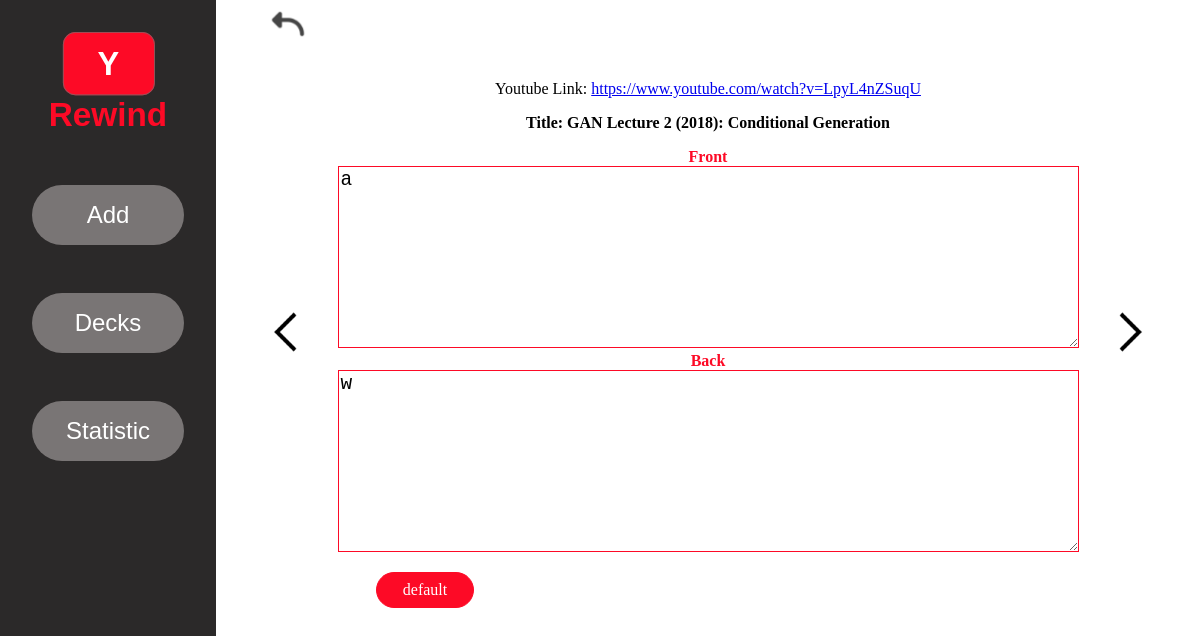
/card/6/ (signed in), run on the app's committed database.
### main/models.py (models this page shows, shortened)
class Card(models.Model):
	STATE = [(NEW, "NEW"), (REVIEW, "REVIEW"), (LEARNING, "LEARNING"), (FINISHED, "FINISHED")]
	deck = models.ForeignKey(Deck, on_delete=models.CASCADE)
	youtube = models.ForeignKey(Youtube, on_delete=models.CASCADE, null=True)
	front_text = models.TextField(max_length=500)
	back_text = models.TextField(max_length=500)
	front_img = models.ImageField(blank=True)
	back_img = models.ImageField(blank=True)
	state = models.CharField(max_length=20, choices=STATE, default=NEW)
	finished_count = models.PositiveSmallIntegerField()
	youtube_timestamp = models.TimeField()
	due_time = models.DateTimeField()

class Youtube(models.Model):
	youtube_link = models.URLField()
	youtube_title = models.CharField(max_length=150)

class Deck(models.Model):
	user = models.ForeignKey(User, on_delete=models.CASCADE)
	deck_name = models.CharField(max_length=30)

### main/views.py (the view)
# urls.py: path('card/<int:pk>/', views.card, name='card'),
@login_required(login_url="/signin/")
def card(request, pk):
	card = Card.objects.get(pk=pk)
	return render(request, 'main/card.html', {'card': card})

### main/templates/main/card.html (shortened to what this page needs)
<!DOCTYPE html>
<html>
    <head>
        {% load static %}
        <link rel="stylesheet" type="text/css" href="{% static 'main/card.css' %}">
    </head>
    <body>
        <aside>
            <div class="logo_div">
                <img class="logo" src="{% static 'main/images/Big_icon.svg' %}" alt="Rewind Logo">
            </div>
            <div class="aside_btn">
                <ul>
                    <li><button>Add</button></li>
                    <li><a href="{% url 'main:home' %}"><button>Decks</button></a></li>
                    <li><button>Statistic</button></li>
                </ul>
            </div>
        </aside>
        <header>
            <a class="back" href="{% url 'main:index' %}video/{{ card.youtube.id }}" ><img src="{% static 'main/images/back.svg' %}" alt="back to previous"></a>
        </header>
        <main>
            <div class="Title">
                <p>Youtube Link: <a href="{{ card.youtube.youtube_link }}" >{{ card.youtube.youtube_link }}</a></p>
                <p>Title: {{ card.youtube.youtube_title }}</p>
            </div>
            <div class="middle_content">
                <div class="previous">
                    <a href="" ><img src="{% static 'main/images/previous.svg' %}"></a>
                </div>
                <div class="card">
                    <label for="front">Front</label><br>
                    <textarea readonly="readonly" id="front" rows="8" cols="60" name="front">{{ card.front_text }}</textarea><br>
                    <label for="back">Back</label><br>
                    <textarea readonly="readonly" id="back" rows="8" cols="60" name="back">{{ card.back_text }}</textarea><br>
                </div>
                <div class="next">
                    <a href="" ><img src="{% static 'main/images/next.svg' %}"></a>
                </div>
            </div>
            <div class="deck">
                <p>{{ card.deck.deck_name}}</p>
            </div>
        </main>
    </body>
</html>

### main/static/main/card.css (style rules this page uses)
body, html { height: 100vh; }
body { margin: 0; display: grid; grid-template-columns: 18% auto; grid-template-rows: 8% auto; grid-template-areas: "sidebar header" "sidebar main"; }
.logo_div { text-align: center; }
.logo { width: 120px; padding-top: 2em; text-align: center; }
aside { grid-area: sidebar; background-color: #2B2929; position: relative; }
header { grid-area: header; }
.back { background: None; border: 0; margin-left: 3em; }
.back img { width: 3em; }
main { grid-area: main; position: relative; }
.aside_btn ul { list-style-type: none; margin-top: 2.5em; text-align: center; padding: 0; margin: 0; }
.aside_btn li button { background-color: #797575; border: 0px; color: white; border-radius: 2em; width: 70%; height: 2.5em; font-size: 1.5em; margin-top: 2em; }
main { text-align: center; }
.middle_content { display: flex; justify-content: space-between; }
.previous img { margin-left: 3em; margin-top: 10em; width: 3em; }
.Title p:nth-child(2) { font-weight: bold; }
.next img { margin-right: 3em; margin-top: 10em; width: 3em; }
.card label { color: #FD0A26; font-weight: bold; }
.card textarea { border: 1px solid #FD0A26; font-size: 1.5em; }
.deck { text-align: left; margin-left: 10em; }
.deck p { width: 4em; border-radius: 2em; background-color: #FD0A26; color: white; font-size: 1em; border: 1px solid #FD0A26; padding: 0.5em 1em; text-align: center; }

### data on the page
Card: youtube.youtube_link "https://www.youtube.com/watch?v=LpyL4nZSuqU", youtube.youtube_title "GAN Lecture 2 (2018): Conditional Generation", front "a", back "w", deck.deck_name "default"
